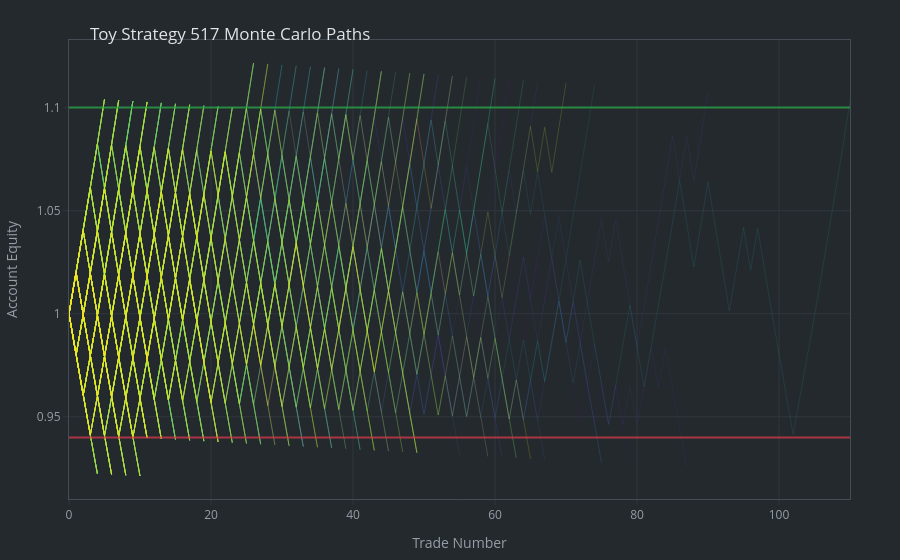

The notebook cell this image was saved under:
### Code cell
strategy_idx = df_monte_carlo[
    (df_monte_carlo["Win Rate"] == 0.5)
    & (df_monte_carlo["Risk : Reward"] == 1)
    & (df_monte_carlo["Risk"] == 0.02)
].index[0]

fig = go.Figure()

for idx, path in enumerate(dict_results[strategy_idx]):  # all toy strategy paths
    fig.add_trace(
        go.Scatter(
            y=path,
            mode="lines",
            line=dict(color=colours[idx], width=1),
            opacity=0.2,
        )
    )

fig.add_hline(
    y=initial_account_equity * (1 + pass_level),
    line_color=COLOURS["green"][5],
    line_width=2,
    opacity=0.75,
)

fig.add_hline(
    y=initial_account_equity * (1 - fail_level),
    line_color=COLOURS["red"][5],
    line_width=2,
    opacity=0.75,
)

fig.update_layout(
    title=f"Toy Strategy {strategy_idx} Monte Carlo Paths",
    xaxis_title="Trade Number",
    yaxis_title="Account Equity",
    showlegend=False,
)

fig.show()
